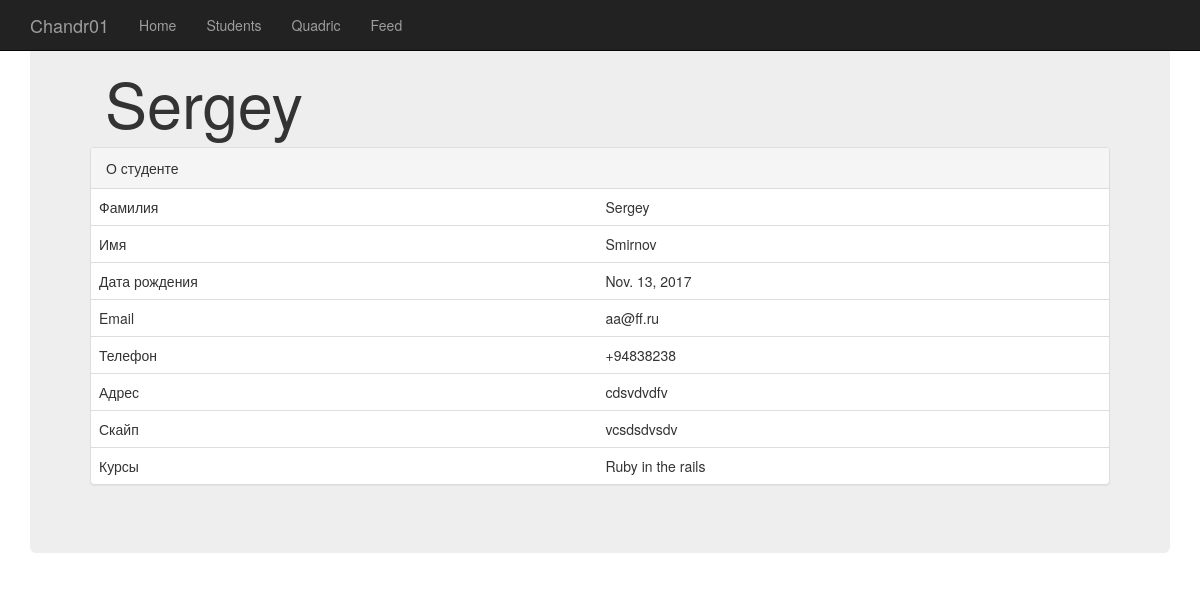
The page /student/1 on the database as committed earlier.
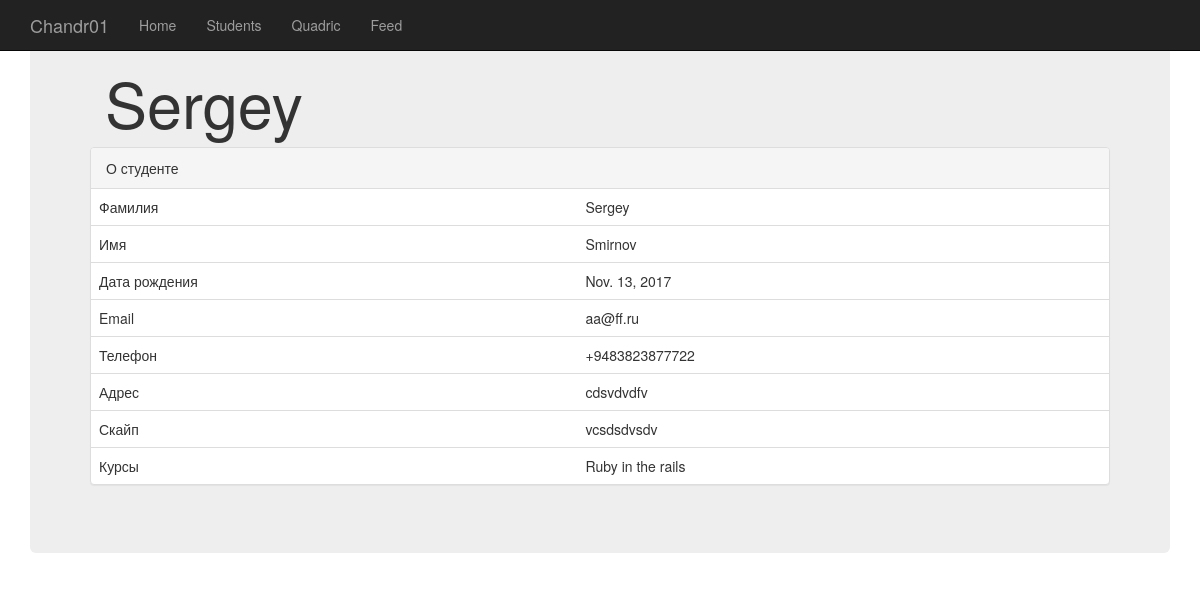
The same page on the database as committed later.
### course/models.py (models this page shows, shortened)
class Students(models.Model):
    name = models.CharField(max_length=255)
    surname = models.CharField(max_length=255)
    date_of_birth = models.DateField(null=True)
    email = models.EmailField(null=True)
    phone = models.CharField(max_length=255, null=True)
    address = models.CharField(max_length=255, null=True)
    skype = models.CharField(max_length=255, null=True)
    courses = models.ManyToManyField(Course)

### course/views.py (the view)
# urls.py: url(r'^student/(?P<pk>\d+)$', views.StudentDetailView.as_view()),
class StudentDetailView(DetailView):
    model = Students
    template_name = 'student.html'

### templates/student.html (shortened to what this page needs)
{% extends "base.html" %}
{% block name %}<h1>{{ object.name }}</h1>{% endblock name %}
{% block content %} <div class="panel panel-default">
          <div class="panel-heading">О студенте</div>
          <table class="table">
              <tr>
                    <td>Фамилия</td><td>{{ object.name }}</td>
              </tr>
              <tr>
                    <td>Имя</td><td>{{ object.surname }}</td>
              </tr>
              <tr>
                  <td>Дата рождения</td><td>{{ object.date_of_birth }}</td>
              </tr>
              <tr>
                  <td>Email</td><td>{{ object.email }}</td>
              </tr>
              <tr>
                  <td>Телефон</td><td>{{ object.phone }}</td>
              </tr>
              <tr>
                  <td>Адрес</td><td>{{ object.address }}</td>
              </tr>
              <tr>
                  <td>Скайп</td><td>{{ object.skype }}</td>
              </tr>
              <tr>
                  <td>Курсы</td><td>{% for a in object.courses.values %}{{ a.name}}<br />{% endfor %}</td>
              </tr>
          </table>
          </div>
{% endblock content %}

Rows that differ between the two databases and show on the page:
changed Students "Sergey": phone "+94838238" → "+9483823877722"
